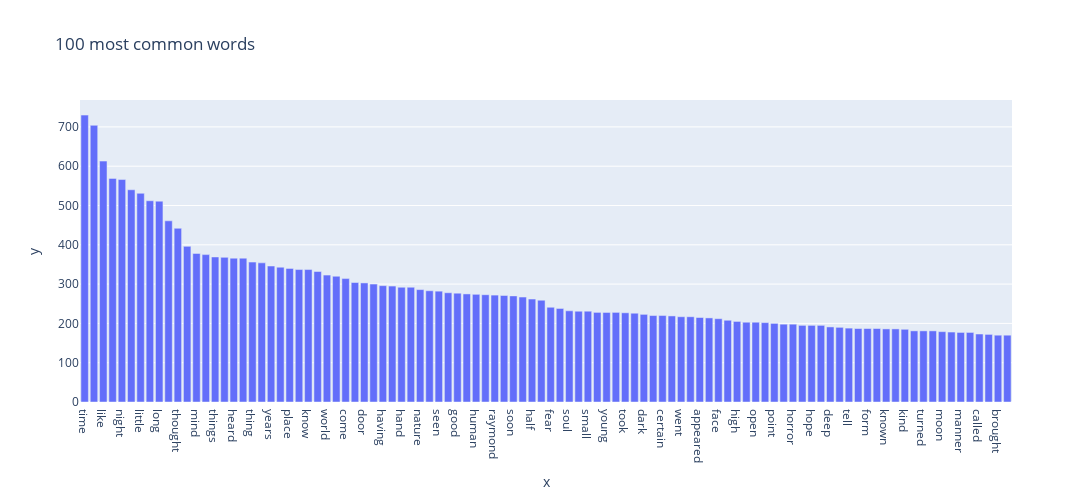

Notebook code cell kept with this figure:
### Code cell
from collections import Counter
common_words = Counter(text).most_common(100)

import plotly.express as px
y = [count for tag, count in common_words]
x = [tag for tag, count in common_words]
fig = px.bar(x=x, y=y, title='100 most common words', width=2000, height=500)
fig.show()

### Figure 1 — Plotly figure (JSON) as saved in the notebook; plotly's stock layout.template omitted (floating-point values rounded to 4 significant figures)
{"data": [{"alignmentgroup": "True", "hovertemplate": "x=%{x}<br>y=%{y}<extra></extra>", "legendgroup": "", "marker": {"color": "#636efa", "pattern": {"shape": ""}}, "name": "", "offsetgroup": "", "orientation": "v", "showlegend": false, "textposition": "auto", "type": "bar", "x": ["time", "said", "like", "life", "night", "eyes", "little", "great", "long", "came", "thought", "death", "mind", "heart", "things", "shall", "heard", "house", "thing", "left", "years", "felt", "place", "earth", "know", "love", "world", "light", "come", "room", "door", "head", "having", "away", "hand", "words", "nature", "strange", "seen", "length", "good", "friend", "human", "knew", "raymond", "voice", "soon", "father", "half", "moment", "fear", "gave", "soul", "looked", "small", "body", "young", "near", "took", "city", "dark", "days", "certain", "passed", "went", "told", "appeared", "course", "face", "think", "high", "dead", "open", "spirit", "point", "black", "horror", "idea", "hope", "water", "deep", "feet", "tell", "matter", "form", "began", "known", "right", "kind", "look", "turned", "lost", "moon", "street", "manner", "morning", "called", "hours", "brought", "present"], "xaxis": "x", "y": [730, 704, 613, 569, 566, 540, 531, 512, 511, 461, 442, 396, 378, 375, 369, 368, 366, 366, 356, 354, 346, 343, 340, 337, 337, 332, 323, 320, 314, 304, 303, 300, 296, 295, 292, 292, 286, 283, 282, 278, 277, 275, 274, 273, 272, 271, 270, 267, 262, 259, 241, 238, 232, 231, 231, 228, 228, 228, 227, 226, 223, 220, 220, 219, 217, 217, 215, 214, 212, 208, 205, 203, 203, 202, 200, 198, 198, 195, 195, 195, 191, 190, 188, 187, 187, 187, 186, 186, 185, 181, 181, 181, 179, 178, 177, 177, 173, 172, 170, 170], "yaxis": "y"}], "layout": {"barmode": "relative", "height": 500, "legend": {"tracegroupgap": 0}, "title": {"text": "100 most common words"}, "width": 2000, "xaxis": {"anchor": "y", "domain": [0, 1], "title": {"text": "x"}}, "yaxis": {"anchor": "x", "domain": [0, 1], "title": {"text": "y"}}}}
